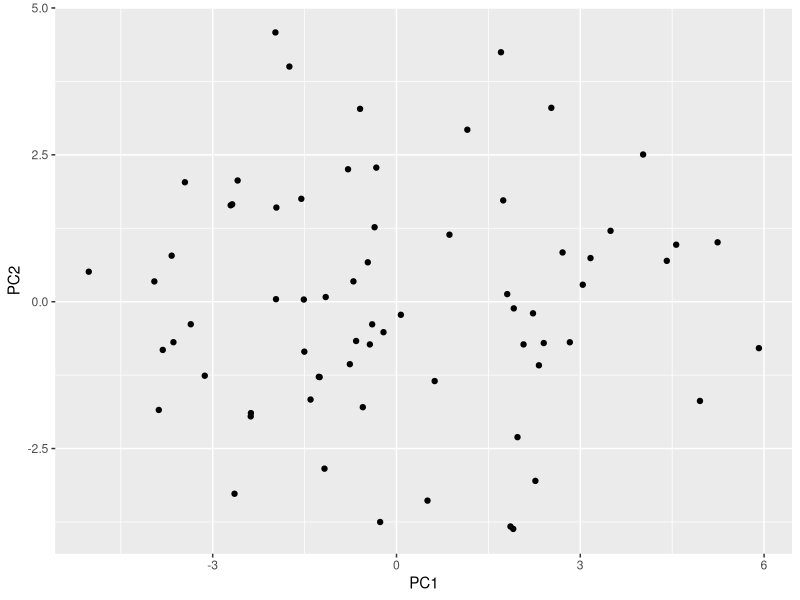
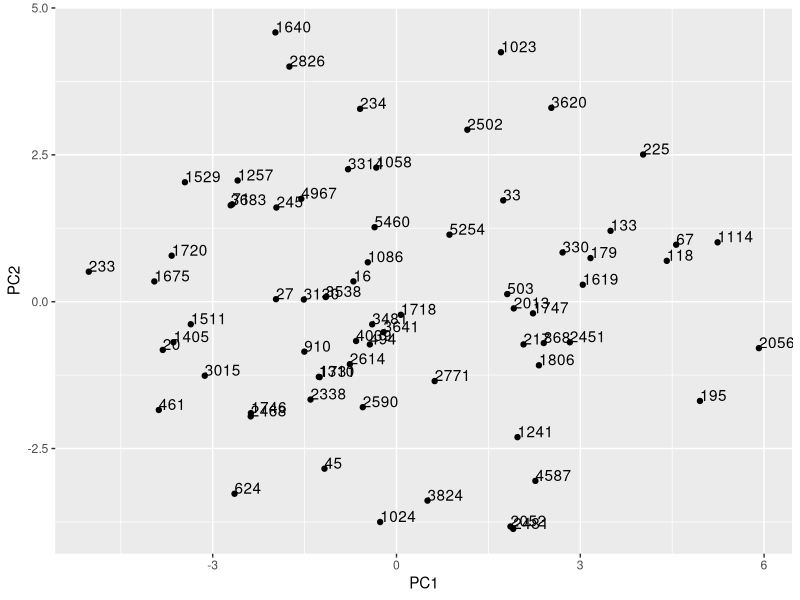

These figures' R source, in order:
library(readr)
library(ggplot2)

data <- read_csv("2016IriCompOpr.csv")

dataAsMatrix <- as.matrix(data)[,2:ncol(data)]
teamNumbers <- as.matrix(data)[,1]
pca <- prcomp(dataAsMatrix, retx=TRUE, center=TRUE, scale.=TRUE)

plot <- ggplot(data=as.data.frame(pca$x), aes(x=PC1, y=PC2)) 
plot <- plot + geom_point()
plot
plot <- plot + geom_text(aes(label=teamNumbers),hjust=0, vjust=0)
plot
